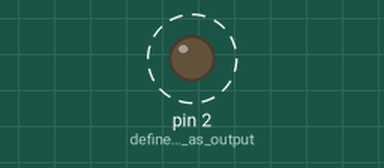
This sketch was run on a simulated Arduino Uno, built with avr-gcc and run on an emulated ATmega328P. Shown: output pins drawn as LEDs (lit = HIGH). Dashed ring = blinking.

Above: at 0.15 s.
Timing chart, 0 to 3.0 s (numbered marks = the images above):
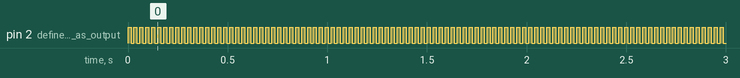

Measured:
- by itself, pin 2 (define_led_as_output): alternates HIGH for 0.02 s and LOW for 0.02 s

The sketch:

lab1_1.ino
```cpp
/*
Make an LED blink every second
*/
void setup(){
pinMode(2, OUTPUT); // define led as output (connected to D2)
}
void loop(){
digitalWrite(2, HIGH); // LED is on
delay(15); // wait 1 s (1000 ms)
digitalWrite(2, LOW); // LED is off
delay(15); // wait 1 s (1000 ms)
}
```
